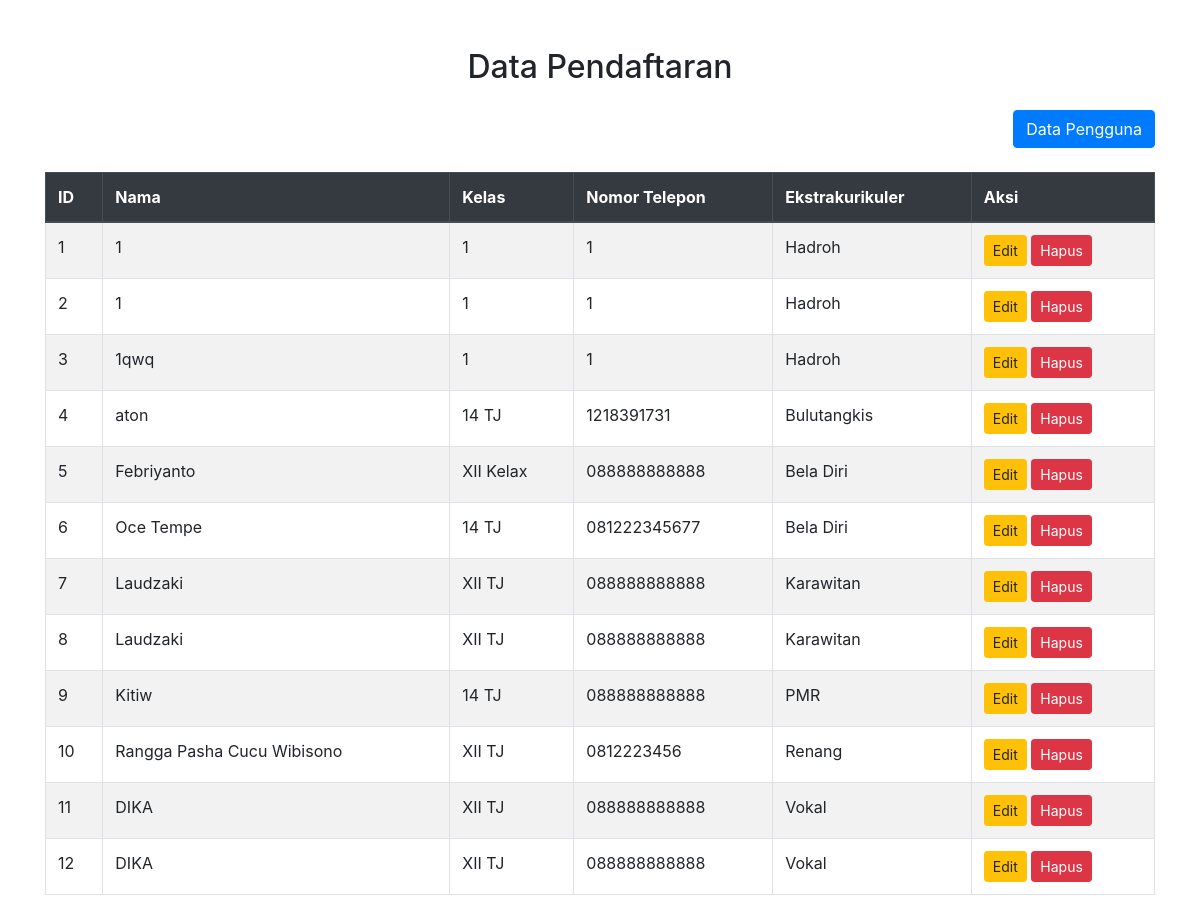
/admin/admin.php, run on the app's committed database.
### tables this page shows
CREATE TABLE `pendaftaran` (
  `id` int(11) NOT NULL,
  `nama` varchar(255) NOT NULL,
  `kelas` varchar(50) NOT NULL,
  `nomor_telepon` varchar(15) NOT NULL,
  `ekstrakurikuler` varchar(50) NOT NULL
);

### admin/admin.php (the view, shortened to what this page needs)
<!DOCTYPE html>
<html lang="en">
<head>
    <link href="https://stackpath.bootstrapcdn.com/bootstrap/4.5.2/css/bootstrap.min.css" rel="stylesheet">
</head>
<body>
    <div class="container mt-5">
        <h2 class="text-center mb-4">Data Pendaftaran</h2>
        <div class="mb-4 text-right">
            <a href="crud_users.php" class="btn btn-primary">Data Pengguna</a>
        </div>
        <?php
        include '../login/config.php';
        $sql = "SELECT * FROM pendaftaran";
        $result = $conn->query($sql);
        if ($result->num_rows > 0) {
            echo "<table class='table table-striped table-bordered'>";
            echo "<thead class='thead-dark'><tr><th>ID</th><th>Nama</th><th>Kelas</th><th>Nomor Telepon</th><th>Ekstrakurikuler</th><th>Aksi</th></tr></thead>";
            echo "<tbody>";
            while($row = $result->fetch_assoc()) {
                echo "<tr>
                        <td>" . $row["id"]. "</td>
                        <td>" . $row["nama"]. "</td>
                        <td>" . $row["kelas"]. "</td>
                        <td>" . $row["nomor_telepon"]. "</td>
                        <td>" . $row["ekstrakurikuler"]. "</td>
                        <td>
                            <a href='edit.php?id=".$row['id']."' class='btn btn-warning btn-sm'>Edit</a>
                            <a href='hapus.php?id=".$row['id']."' class='btn btn-danger btn-sm' onclick=\"return confirm('Yakin ingin menghapus data?')\">Hapus</a>
                        </td>
                      </tr>";
            }
            echo "</tbody></table>";
        } else {
            echo "<div class='alert alert-warning text-center'>Tidak ada data ditemukan</div>";
        }
        ?>
    </div>
</body>
</html>

### data on the page
pendaftaran: id "1", nama "1", kelas "1", nomor_telepon "1", ekstrakurikuler "Hadroh"
pendaftaran: id "2", nama "1", kelas "1", nomor_telepon "1", ekstrakurikuler "Hadroh"
pendaftaran: id "3", nama "1qwq", kelas "1", nomor_telepon "1", ekstrakurikuler "Hadroh"
pendaftaran: id "4", nama "aton", kelas "14 TJ", nomor_telepon "1218391731", ekstrakurikuler "Bulutangkis"
pendaftaran: id "5", nama "Febriyanto", kelas "XII Kelax", nomor_telepon "088888888888", ekstrakurikuler "Bela Diri"
pendaftaran: id "6", nama "Oce Tempe", kelas "14 TJ", nomor_telepon "081222345677", ekstrakurikuler "Bela Diri"
pendaftaran: id "7", nama "Laudzaki", kelas "XII TJ", nomor_telepon "088888888888", ekstrakurikuler "Karawitan"
pendaftaran: id "8", nama "Laudzaki", kelas "XII TJ", nomor_telepon "088888888888", ekstrakurikuler "Karawitan"
pendaftaran: id "9", nama "Kitiw", kelas "14 TJ", nomor_telepon "088888888888", ekstrakurikuler "PMR"
pendaftaran: id "10", nama "Rangga Pasha Cucu Wibisono", kelas "XII TJ", nomor_telepon "0812223456", ekstrakurikuler "Renang"
pendaftaran: id "11", nama "DIKA", kelas "XII TJ", nomor_telepon "088888888888", ekstrakurikuler "Vokal"
pendaftaran: id "12", nama "DIKA", kelas "XII TJ", nomor_telepon "088888888888", ekstrakurikuler "Vokal"
